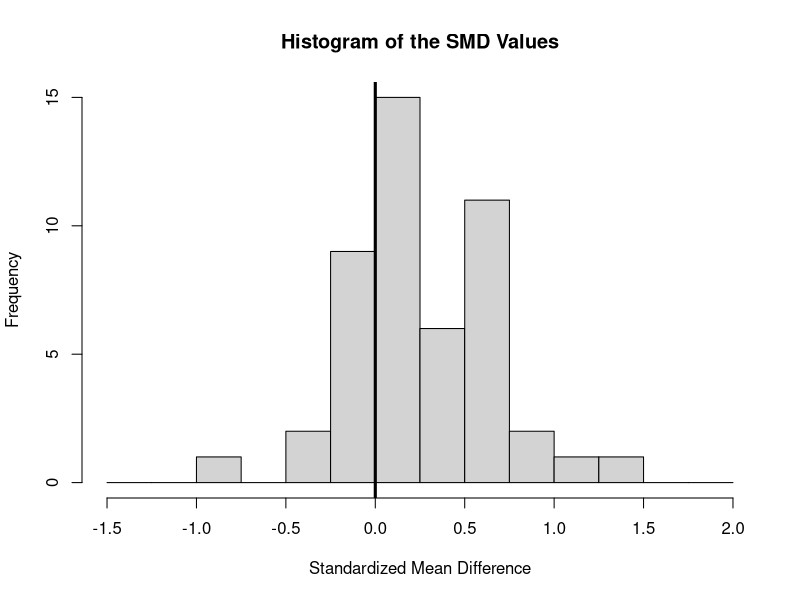

This figure's R source:
############################################################################

# materials from the "Meta-Analysis with R" workshop given by Wolfgang
# Viechtbauer on March 24, 2003, as part of the 2023 "Evidence Synthesis &
# Meta-Analysis in R Conference" (https://esmarconf.org)
#
# workshop details: https://www.wvbauer.com/doku.php/workshop_2023_ma_esmarconf
# author website:   https://www.wvbauer.com

############################################################################

# load metafor package
library(metafor)

############################################################################

# meta-analysis examining the effectiveness of school-based writing-to-learn
# interventions on academic achievement
#
# source: Bangert-Drowns, R. L., Hurley, M. M., & Wilkinson, B. (2004). The
# effects of school-based writing-to-learn interventions on academic
# achievement: A meta-analysis. Review of Educational Research, 74(1), 29-58.
# https://doi.org/10.3102/00346543074001029 https://www.jstor.org/stable/3516060
#
# one of the included studies: Ganguli, A. B. (1989). Integrating writing in
# developmental mathematics. College Teaching, 37(4), 140-142.
# https://www.jstor.org/stable/27558364
#
# note: the standardized mean differences are already computed for the studies
# in this dataset, so there is no need to use the escalc() function; positive
# values indicate a higher mean level of academic achievement in the group
# receiving a writing-to-learn intervention compared to the control group

# for a description of the dataset, see:
help(dat.bangertdrowns2004)

# copy data to 'dat'
dat <- dat.bangertdrowns2004
dat

# note: NA = not available (i.e., missing values)

# illustrate the calculation of the SMD for study 14: Ganguli (1989)
escalc(measure="SMD", m1i=342, sd1i=68, n1i=27,
                      m2i=303, sd2i=75, n2i=23)

# fit a random-effects model (use either the DL or REML estimator)

# obtain the 95% prediction interval

# do the results suggest that writing-to-learn interventions have on average a
# positive effect on academic achievement? if so, how consistent is the effect
# across studies?

# obtain a 95% CIs for tau^2 and I^2

# fit an equal-effects model (as in Bangert-Drowns et al., 2004)

# find the results provided by this model in Bangert-Drowns et al. (2004); do
# you think these are the results that should have been reported in the paper?
# why or why not?

# like Figure 1 in the paper, but without a normal distribution superimposed
# on the histogram, because we do NOT assume that the observed outcomes follow
# a normal distribution (the sampling distributions are assumed to be normal,
# but this does not imply that the observed outcomes are normally distributed)
hist(dat$yi, breaks=seq(-1.5, 2, by=0.25), xlab="Standardized Mean Difference",
     main="Histogram of the SMD Values")
abline(v=0, lwd=3)

# fit mixed-effects meta-regression models with the following moderators (one
# at a time): grade (treated categorically!), length (continuously), wic,
# feedback, info, pers, imag, and meta

# for grade, compute the estimated average SMD for each level

# for length, compute the estimated average SMD for length equal to 1 and 24

# for meta, compute the estimated average SMD for meta=0 and meta=1

# fit a model with multiple moderators and compute some predicted average SMDs
# for various combinations of the moderator values; do you see differences in
# the relevance of particular moderator variables in the model compared to the
# models where each moderator was examined individually?

############################################################################

# meta-analysis on the relationship between class attendance and class
# performance / grade point average in college students
#
# source: personal communication
#
# original meta-analysis: Crede, M., Roch, S. G., & Kieszczynka, U. M. (2010).
# Class attendance in college: A meta-analytic review of the relationship of
# class attendance with grades and student characteristics. Review of
# Educational Research, 80(2), 272-295. https://doi.org/10.3102/0034654310362998
# https://www.jstor.org/stable/40658464
#
# one of the included studies: Culler, R. E., & Holahan, C. J. (1980). Test
# anxiety and academic performance: The effects of study-related behaviors.
# Journal of Educational Psychology, 72(1), 16-20.
# https://doi.org/10.1037/0022-0663.72.1.16 (note: study 12 in the dataset)
#
# note: the data used in the meta-analysis by Crede et al. (2010) are slightly
# different than the data included in this dataset (but just slightly)

# for a description of the dataset, see:
help(dat.crede2010)

# copy data to 'dat'
dat <- dat.crede2010
dat

# we will focus on the relationship between class attendance and performance
# (i.e., the grade) within the class (i.e., when the criterion is 'grade')

# calculate r-to-z transformed correlations and corresponding sampling variances
# (note: using 'subset' to select those rows where criterion is 'grade')
dat <- escalc(measure="ZCOR", ri=ri, ni=ni, data=dat, subset=criterion=="grade")
dat

# fit a random-effects model

# compute the estimated average true correlation, 95% CI, and 95% PI
# note: use the back-transformation transf=transf.ztor

# is there on average a correlation between class attendance and performance?
# if so, how strong is that correlation? how consistent is the correlation
# across studies? what was the estimated average correlation reported in Crede
# et al. (2004)?

# fit a mixed-effects meta-regression model with class as moderator and
# compute the predicted average correlation for non-science and science
# classes

# fit a mixed-effects meta-regression model with source as moderator

# compute the predicted average correlations for the three source types; for
# which type is the estimated average correlation the highest / the lowest?

# fit a mixed-effects meta-regression model with the year of publication as
# moderator; does it appear as if the strength of the correlation has changed
# over time? if so, is it getting stronger or weaker?

# compute the predicted average correlations for 1973, 1999, and 2009

############################################################################

# note: wait with this part until we have talked about publication bias

# meta-analysis of studies examining the risk of lung cancer due to
# environmental tobacco smoke (ETS) exposure
#
# source: Hackshaw, A. K., Law, M. R., & Wald, N. J. (1997). The accumulated
# evidence on lung cancer and environmental tobacco smoke. British Medical
# Journal, 315(7114), 980–988. https://doi.org/10.1136/bmj.315.7114.980
# https://www.ncbi.nlm.nih.gov/pmc/articles/PMC2127653/
#
# see also: Hackshaw, A. K. (1998). Lung cancer and passive smoking.
# Statistical Methods in Medical Research, 7(2), 119–136.
# https://doi.org/10.1177/096228029800700203
#
# one of the included studies: Fontham, E. T., Correa, P., Reynolds, P.,
# Wu-Williams, A., Buffler, P. A., Greenberg, R. S., Chen, V. W., Alterman,
# T., Boyd, P., Austin, D. F., & Liff, J. (1994). Environmental tobacco smoke
# and lung cancer in nonsmoking women: A multicenter study. Journal of the
# American Medical Association, 271(22), 1752-1759.
# https://doi.org/10.1001/jama.1994.03510460044031
#
# note: this meta-analysis was conducted with log odds ratios (and the values
# are already included in the dataset); in this particular example, you can
# think of these values as more or less the same as log risk ratios (but
# that's not true in general!); the log odds ratios were computed so that
# values greater than 0 indicate an increased risk of cancer in exposed women
# compared to women not exposed to ETS from their spouse

# for a description of the dataset, see:
help(dat.hackshaw1998)

# copy data to 'dat'
dat <- dat.hackshaw1998
dat

# fit a random-effects model

# compute the estimated average true odds ratio, 95% CI, and 95% PI

# examine the funnel plot for these data; does the plot suggest that some
# studies may be missing? if so, what kinds of studies? (i.e., what kinds of
# effects would those missing studies show?)

# conduct a failsafe-N analysis; what do the results suggest?

# conduct the regression test for funnel plot asymmetry; does the test suggest
# that there may be an association between the standard errors of the studies
# and the observed effects?

# conduct the test of excess significance; what do the results suggest?

# apply the trim and fill method; does the method suggest that some studies
# may be missing (and on which side)? if so (i.e., after their imputation),
# what happens to the estimated effect?

# draw a funnel plot with the 'filled-in' studies added

# apply the PET and PEESE methods; what are the estimated effects according to
# these methods?

# fit a 'logistic' selection model (think about the possible direction of the
# selection; what should the 'alternative' argument be set to?); does the
# model suggest a possible selection effect?

############################################################################

# note: wait with this part until we have talked about multilevel /
# multivariate models

# back to the meta-analysis by Crede et al. (2010) on the relationship between
# class attendance and performance (i.e., the grade) within the class

# copy data to 'dat'
dat <- dat.crede2010
dat <- escalc(measure="ZCOR", ri=ri, ni=ni, data=dat, subset=criterion=="grade")
dat

# note: some studies included multiple samples; the different samples within
# studies presumably included different subjects and hence the sampling errors
# of the (r-to-z transformed) correlation coefficients can be assumed to be
# independent, but the underlying true outcomes might be correlated

# fit a standard random-effects model

# fit a multilevel model with random effects for studies and samples within studies

# which one is the larger source of heterogeneity? differences between studies
# or differences in the outcomes within studies? and what is the estimated
# correlation between the true outcomes of different samples within the same
# study?

# fit the same model using the multivariate parameterization

# meta-analysis on the difference between schizophrenia patients and healthy
# controls with respect to their performance on the tower of London test
# (https://en.wikipedia.org/wiki/Tower_of_London_test), a cognitive tasks
# measuring planning ability
#
# source: Knapp, F., Viechtbauer, W., Leonhart, R., Nitschke, K., & Kaller, C.
# P. (2017). Planning performance in schizophrenia patients: A meta-analysis
# of the influence of task difficulty and clinical and sociodemographic
# variables. Psychological Medicine, 47(11), 2002-2016.
# https://doi.org/10.1017/S0033291717000459
#
# note: this meta-analysis was conducted with standardized mean differences
# (the values are already included in the dataset); positive values indicate
# better performance by healthy controls compared to schizophrenia patients

# for a description of the dataset, see:
help(dat.knapp2017)

# copy data to 'dat'
dat <- dat.knapp2017
dat

# note: this is a more complex dataset
#
# 1. studies 2, 3, 9, and 20 included more than one schizophrenia patient
#    group and the standardized mean differences were computed by comparing
#    these groups against a single healthy control group
# 2. studies 6, 12, 14, 15, 18, 19, 22, and 26 had the patients and controls
#    complete different tasks of varying complexity (essentially the average
#    number of moves required to complete a task); study 6 also included two
#    different task types
# 3. study 24 provides two standardized mean differences, one for men and the
#    other for women
# 4. study 29 provides three standardized mean differences, corresponding to
#    the three different COMT Val158Met genotypes (val/val, val/met, met/met)

# all 4 issues described above lead to a multilevel structure in the dataset,
# with multiple standardized mean differences nested within some of the studies;
# issues 1. and 2. also lead to correlated sampling errors

# fit a standard random-effects model ignoring these issues

# fit a multilevel model with random effects for studies (variable 'study')
# and comparisons within studies (variable 'comp')

# construct an approximate V matrix assuming a correlation of 0.4 for sampling
# errors of different comparisons within the same study

# fit again the same multilevel model, but now use the V matrix in the model

# use cluster-robust inference methods based on this model

# examine if task difficulty is a potential moderator of the effect

############################################################################
